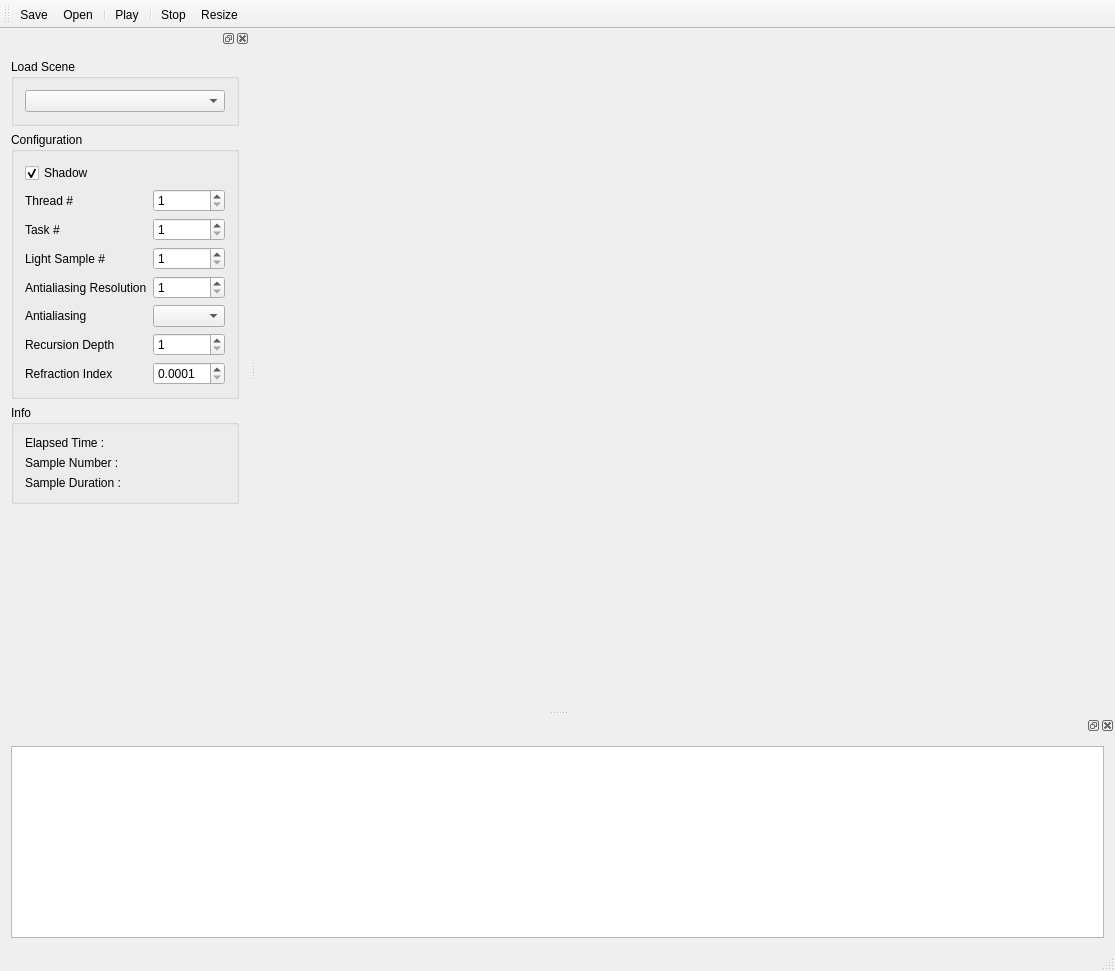
<?xml version="1.0" encoding="UTF-8"?>
<ui version="4.0">
 <class>MainWindow</class>
 <widget class="QMainWindow" name="MainWindow">
  <property name="geometry">
   <rect>
    <x>0</x>
    <y>0</y>
    <width>1115</width>
    <height>971</height>
   </rect>
  </property>
  <property name="windowTitle">
   <string>MainWindow</string>
  </property>
  <widget class="QWidget" name="centralWidget">
   <layout class="QVBoxLayout" name="verticalLayout">
    <item>
     <widget class="Renderer" name="renderer" native="true">
      <property name="focusPolicy">
       <enum>Qt::StrongFocus</enum>
      </property>
     </widget>
    </item>
   </layout>
  </widget>
  <widget class="QToolBar" name="mainToolBar">
   <attribute name="toolBarArea">
    <enum>TopToolBarArea</enum>
   </attribute>
   <attribute name="toolBarBreak">
    <bool>false</bool>
   </attribute>
   <addaction name="action_Save"/>
   <addaction name="action_Open"/>
   <addaction name="separator"/>
   <addaction name="action_Play_Pause"/>
   <addaction name="separator"/>
   <addaction name="action_Stop"/>
   <addaction name="action_Resize"/>
  </widget>
  <widget class="QStatusBar" name="statusBar"/>
  <widget class="QDockWidget" name="dockWidget">
   <attribute name="dockWidgetArea">
    <number>1</number>
   </attribute>
   <widget class="QWidget" name="dockWidgetContents">
    <layout class="QVBoxLayout" name="verticalLayout_2">
     <item>
      <widget class="QGroupBox" name="groupBox">
       <property name="minimumSize">
        <size>
         <width>148</width>
         <height>0</height>
        </size>
       </property>
       <property name="title">
        <string>Load Scene</string>
       </property>
       <layout class="QGridLayout" name="gridLayout">
        <item row="0" column="0">
         <widget class="QComboBox" name="sceneNames"/>
        </item>
       </layout>
      </widget>
     </item>
     <item>
      <widget class="QGroupBox" name="configuration">
       <property name="focusPolicy">
        <enum>Qt::WheelFocus</enum>
       </property>
       <property name="title">
        <string>Configuration</string>
       </property>
       <layout class="QGridLayout" name="gridLayout_2">
        <item row="6" column="0">
         <widget class="QLabel" name="label_6">
          <property name="text">
           <string>Recursion Depth</string>
          </property>
         </widget>
        </item>
        <item row="1" column="0">
         <widget class="QLabel" name="label">
          <property name="text">
           <string>Thread #</string>
          </property>
         </widget>
        </item>
        <item row="3" column="0">
         <widget class="QLabel" name="label_3">
          <property name="text">
           <string>Light Sample #</string>
          </property>
         </widget>
        </item>
        <item row="4" column="0">
         <widget class="QLabel" name="label_4">
          <property name="text">
           <string>Antialiasing Resolution</string>
          </property>
         </widget>
        </item>
        <item row="2" column="1">
         <widget class="QSpinBox" name="taskNumber">
          <property name="minimum">
           <number>1</number>
          </property>
          <property name="maximum">
           <number>10000</number>
          </property>
         </widget>
        </item>
        <item row="4" column="1">
         <widget class="QSpinBox" name="antialiasingResolution">
          <property name="minimum">
           <number>1</number>
          </property>
          <property name="maximum">
           <number>100</number>
          </property>
         </widget>
        </item>
        <item row="2" column="0">
         <widget class="QLabel" name="label_2">
          <property name="text">
           <string>Task #</string>
          </property>
         </widget>
        </item>
        <item row="3" column="1">
         <widget class="QSpinBox" name="lightSampleNumber">
          <property name="minimum">
           <number>1</number>
          </property>
          <property name="maximum">
           <number>400</number>
          </property>
         </widget>
        </item>
        <item row="5" column="0">
         <widget class="QLabel" name="label_5">
          <property name="text">
           <string>Antialiasing</string>
          </property>
         </widget>
        </item>
        <item row="1" column="1">
         <widget class="QSpinBox" name="threadNumber">
          <property name="minimum">
           <number>1</number>
          </property>
          <property name="maximum">
           <number>10</number>
          </property>
         </widget>
        </item>
        <item row="0" column="0" colspan="2">
         <widget class="QCheckBox" name="shadow">
          <property name="focusPolicy">
           <enum>Qt::NoFocus</enum>
          </property>
          <property name="text">
           <string>Shadow</string>
          </property>
          <property name="checked">
           <bool>true</bool>
          </property>
          <property name="tristate">
           <bool>false</bool>
          </property>
         </widget>
        </item>
        <item row="5" column="1">
         <widget class="QComboBox" name="antialiasingType"/>
        </item>
        <item row="6" column="1">
         <widget class="QSpinBox" name="maximumRecursionDepth">
          <property name="minimum">
           <number>1</number>
          </property>
          <property name="maximum">
           <number>200</number>
          </property>
         </widget>
        </item>
        <item row="7" column="0">
         <widget class="QLabel" name="label_7">
          <property name="text">
           <string>Refraction Index</string>
          </property>
         </widget>
        </item>
        <item row="7" column="1">
         <widget class="QDoubleSpinBox" name="refractionIndex">
          <property name="decimals">
           <number>4</number>
          </property>
          <property name="minimum">
           <double>0.000100000000000</double>
          </property>
          <property name="maximum">
           <double>99.999899999999997</double>
          </property>
          <property name="singleStep">
           <double>0.010000000000000</double>
          </property>
         </widget>
        </item>
       </layout>
      </widget>
     </item>
     <item>
      <widget class="QGroupBox" name="groupBox_2">
       <property name="title">
        <string>Info</string>
       </property>
       <layout class="QFormLayout" name="formLayout">
        <item row="0" column="0">
         <widget class="QLabel" name="label_8">
          <property name="text">
           <string>Elapsed Time :</string>
          </property>
         </widget>
        </item>
        <item row="0" column="1">
         <widget class="QLabel" name="elapsedTime">
          <property name="text">
           <string/>
          </property>
         </widget>
        </item>
        <item row="1" column="0">
         <widget class="QLabel" name="label_9">
          <property name="text">
           <string>Sample Number :</string>
          </property>
         </widget>
        </item>
        <item row="1" column="1">
         <widget class="QLabel" name="sampleNumber">
          <property name="text">
           <string/>
          </property>
         </widget>
        </item>
        <item row="2" column="0">
         <widget class="QLabel" name="label_10">
          <property name="text">
           <string>Sample Duration :</string>
          </property>
         </widget>
        </item>
        <item row="2" column="1">
         <widget class="QLabel" name="sampleDuration">
          <property name="text">
           <string/>
          </property>
         </widget>
        </item>
       </layout>
      </widget>
     </item>
     <item>
      <spacer name="verticalSpacer">
       <property name="orientation">
        <enum>Qt::Vertical</enum>
       </property>
       <property name="sizeHint" stdset="0">
        <size>
         <width>20</width>
         <height>40</height>
        </size>
       </property>
      </spacer>
     </item>
    </layout>
   </widget>
  </widget>
  <widget class="QDockWidget" name="dockWidget_2">
   <attribute name="dockWidgetArea">
    <number>8</number>
   </attribute>
   <widget class="QWidget" name="dockWidgetContents_2">
    <layout class="QVBoxLayout" name="verticalLayout_3">
     <item>
      <widget class="Console" name="console">
       <property name="readOnly">
        <bool>true</bool>
       </property>
      </widget>
     </item>
    </layout>
   </widget>
  </widget>
  <action name="action_Save">
   <property name="text">
    <string>&amp;Save</string>
   </property>
   <property name="shortcut">
    <string>Ctrl+S</string>
   </property>
  </action>
  <action name="action_Open">
   <property name="text">
    <string>&amp;Open</string>
   </property>
   <property name="shortcut">
    <string>Ctrl+O</string>
   </property>
  </action>
  <action name="action_Play_Pause">
   <property name="text">
    <string>&amp;Play</string>
   </property>
   <property name="shortcut">
    <string>Space</string>
   </property>
  </action>
  <action name="action_Stop">
   <property name="text">
    <string>S&amp;top</string>
   </property>
   <property name="shortcut">
    <string>Ctrl+P</string>
   </property>
  </action>
  <action name="action_Resize">
   <property name="text">
    <string>Resize</string>
   </property>
   <property name="shortcut">
    <string>Ctrl+R</string>
   </property>
  </action>
 </widget>
 <layoutdefault spacing="6" margin="11"/>
 <customwidgets>
  <customwidget>
   <class>Renderer</class>
   <extends>QWidget</extends>
   <header>Renderer.h</header>
   <container>1</container>
  </customwidget>
  <customwidget>
   <class>Console</class>
   <extends>QTextEdit</extends>
   <header>Console.h</header>
  </customwidget>
 </customwidgets>
 <tabstops>
  <tabstop>sceneNames</tabstop>
  <tabstop>configuration</tabstop>
  <tabstop>threadNumber</tabstop>
  <tabstop>taskNumber</tabstop>
  <tabstop>lightSampleNumber</tabstop>
  <tabstop>antialiasingResolution</tabstop>
  <tabstop>antialiasingType</tabstop>
  <tabstop>maximumRecursionDepth</tabstop>
  <tabstop>refractionIndex</tabstop>
  <tabstop>renderer</tabstop>
  <tabstop>console</tabstop>
 </tabstops>
 <resources/>
 <connections/>
</ui>
